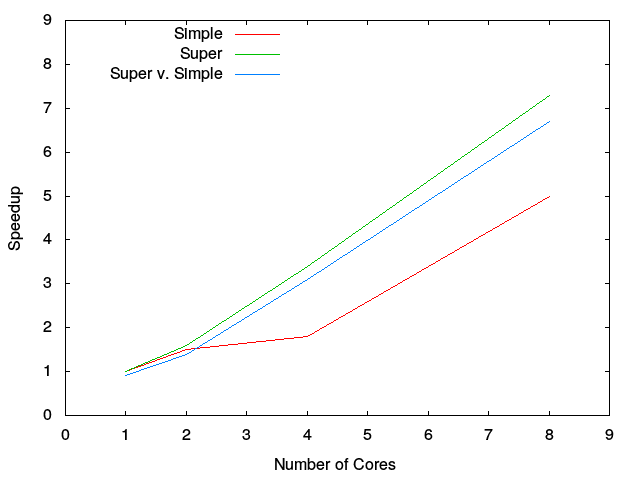

Reproduce this figure in gnuplot.
set terminal png
set output 'speedups-norm.png'
set xlabel "Number of Cores"
set ylabel "Speedup"
set xrange [0:9]
set yrange [0:9]
set key left top
plot "speedups-norm.dat" using 1:2 title 'Simple' with lines,\
     "speedups-norm.dat" using 1:3 title 'Super' with lines,\
     "speedups-norm.dat" using 1:4 title 'Super v. Simple' with lines
